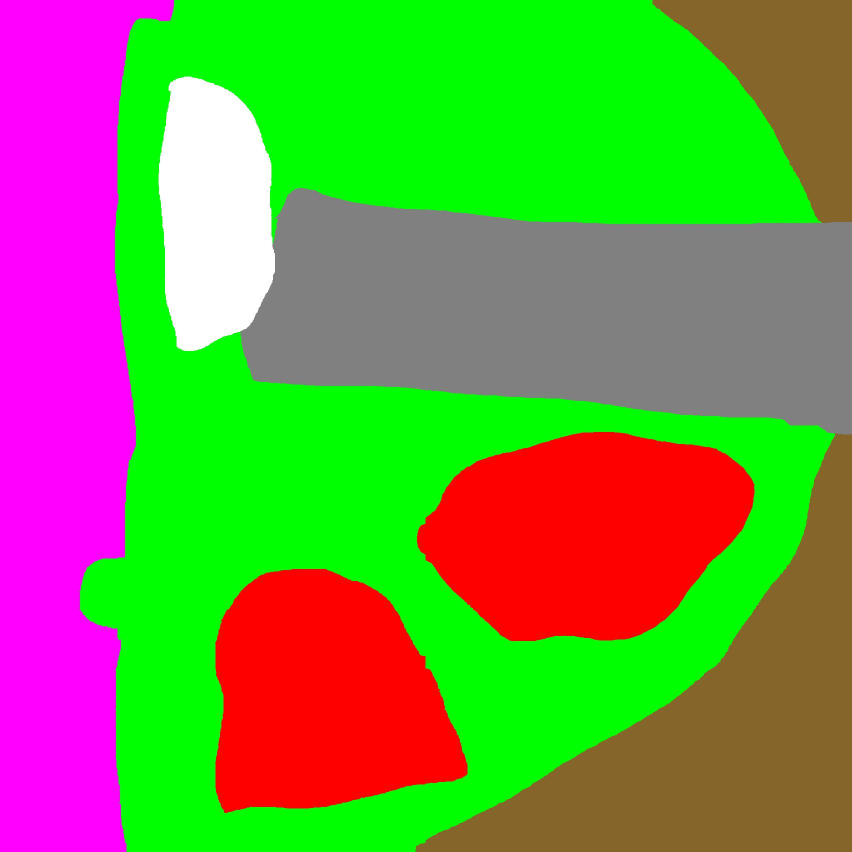
%> input picture truth_masks/bowl_truth.jpg, 1703 x 1703 px (shown at 1/2 size); its folder holds 4 pictures in this run
$ octave truth_rand_index.m   (GNU Octave 9; MATLAB toolbox functions it lacks are replaced by stand-ins)
%> lines starting %> are read from the running program, lines starting %| are printed output that depends on the picture
### rand_index.m
%this is a function downloaded from the matlab file exchange,
%https://www.mathworks.com/matlabcentral/fileexchange/49908-adjusted-rand-index
function ri = rand_index(p1, p2, varargin)
%RAND_INDEX Computes the rand index between two partitions.
%   RAND_INDEX(p1, p2) computes the rand index between partitions p1 and
%   p2. Both p1 and p2 must be specified as N-by-1 or 1-by-N vectors in
%   which each elements is an integer indicating which cluster the point
%   belongs to.
%
%   RAND_INDEX(p1, p2, 'adjusted') computes the adjusted rand index
%   between partitions p1 and p2. The adjustment accounts for chance
%   correlation.
    %% Parse the input and throw errors
    % Check inputs
    adj = 0;
    if nargin == 0
        error('Arguments must be supplied.');
    end
    if nargin == 1
        error('Two partitions must be supplied.');
    end
    if nargin > 3
        error('Too many input arguments');
    end
    if nargin == 3
        if strcmp(varargin{1}, 'adjusted')
            adj = 1;
        else
            error('%s is an unrecognized argument.', varargin{1});
        end
    end
    if length(p1)~=length(p2)
        error('Both partitions must contain the same number of points.');
    end
    % Check if arguments need to be flattened
    if length(p1)~=numel(p1)
        p1 = p1(:);
        warning('The first partition was flattened to a 1D vector.')
    end
    if length(p2)~=numel(p2)
        p2 = p2(:);
        warning('The second partition was flattened to a 1D vector.')
    end
    % Check for integers
    if isreal(p1) && all(rem(p1, 1)==0)
        % all is well
    else
        warning('The first partition contains non-integers, which may make the results meaningless. Attempting to continue calculations.');
    end
    if isreal(p2) && all(rem(p2, 1)==0)
        % all is well
    else
        warning('The second partition contains non-integers, which may make the results meaningless. Attempting to continue calculations.');
    end
	%% Preliminary computations and cleansing of the partitions
    N = length(p1);
    [~, ~, p1] = unique(p1);
    N1 = max(p1);
    [~, ~, p2] = unique(p2);
    N2 = max(p2);
    %% Create the matching matrix
    for i=1:1:N1
        for j=1:1:N2
            G1 = find(p1==i);
            G2 = find(p2==j);
            n(i,j) = length(intersect(G1,G2));
        end
    end
    %% If required, calculate the basic rand index
    if adj==0
        ss = sum(sum(n.^2));
        ss1 = sum(sum(n,1).^2);
        ss2 =sum(sum(n,2).^2);
        ri = (nchoosek2(N,2) + ss - 0.5*ss1 - 0.5*ss2)/nchoosek2(N,2);
    end
    %% Otherwise, calculate the adjusted rand index
    if adj==1
        ssm = 0;
        sm1 = 0;
        sm2 = 0;
        for i=1:1:N1
            for j=1:1:N2
                ssm = ssm + nchoosek2(n(i,j),2);
            end
        end
        temp = sum(n,2);
        for i=1:1:N1
            sm1 = sm1 + nchoosek2(temp(i),2);
        end
        temp = sum(n,1);
        for i=1:1:N2
            sm2 = sm2 + nchoosek2(temp(i),2);
        end
        NN = ssm - sm1*sm2/nchoosek2(N,2);
        DD = (sm1 + sm2)/2 - sm1*sm2/nchoosek2(N,2);
        % Special case to handle perfect partitions
        if (NN == 0 && DD==0)
            ri = 1;
        else
            ri = NN/DD;
        end
    end
    %% Special definition of n choose k
    function c = nchoosek2(a,b)
        if a>1
            c = nchoosek(a,b);
        else
            c = 0;
        end
    end
end

### truth_rand_index.m
%this just finds the rand index of the truth masks vs the various spectral
%clustering results
clc
clearvars
load final_data.mat %data stored from the pipeline
%C CTI EM EMTI GC GCTI
d=dir('truth_masks\*.jpg'); %wherever truth masks are stored
rand_scores=zeros(10,6);


%make sure the number of pixels is consistent!!
num_pixels=500;
for I=1:length(d)
    im=imread([d(I).folder,'\',d(I).name]);
%> im is the input picture: size 1703x1703x3 uint8; mean R, G, B 115.4, 145.9, 69.9
    count=numel(im)/3./[1:100].^2;
    [u, v]=min(abs(count-num_pixels));
%> u = 2.11; v = 76
    im=im(1:v:end,1:v:end,:);
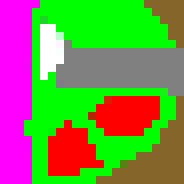
%> im: size 23x23x3 uint8 (shown 8 times larger); mean R, G, B 121, 139.3, 77.1
    truth=im;

    truth=reshape(truth,[],3);
%> truth = 529 rows, first 12: [255 0 254; 255 0 254; 255 0 254; 255 0 254; 255 0 254; 255 0 254; 255 0 254; 255 0 254; 255 0 254; 255 0 254; 255 0 254; 255 0 254]
    [~,~,true_labels]=unique(truth,'rows');
%> true_labels = 529 values, max 38 at index 119, min 1 at index 155, mean 17.18
    for J=1:6
        data=final_data{I,J};
        data=reshape(data,[],3);
        [~,~,labels]=unique(data,'rows');
        rand_scores(I,J)=rand_index(labels,true_labels);
    end
%> after the loop, rand_scores = 10 rows, first 8: [0.62 0.831 0.746 0.712 0.628 0.624; 0 0 0 0 0 0; 0 0 0 0 0 0; 0 0 0 0 0 0; 0 0 0 0 0 0; 0 0 0 0 0 0; 0 0 0 0 0 0; 0 0 0 0 0 0]


end
%> pass 2 of the loop `for I=1:length(d)`:
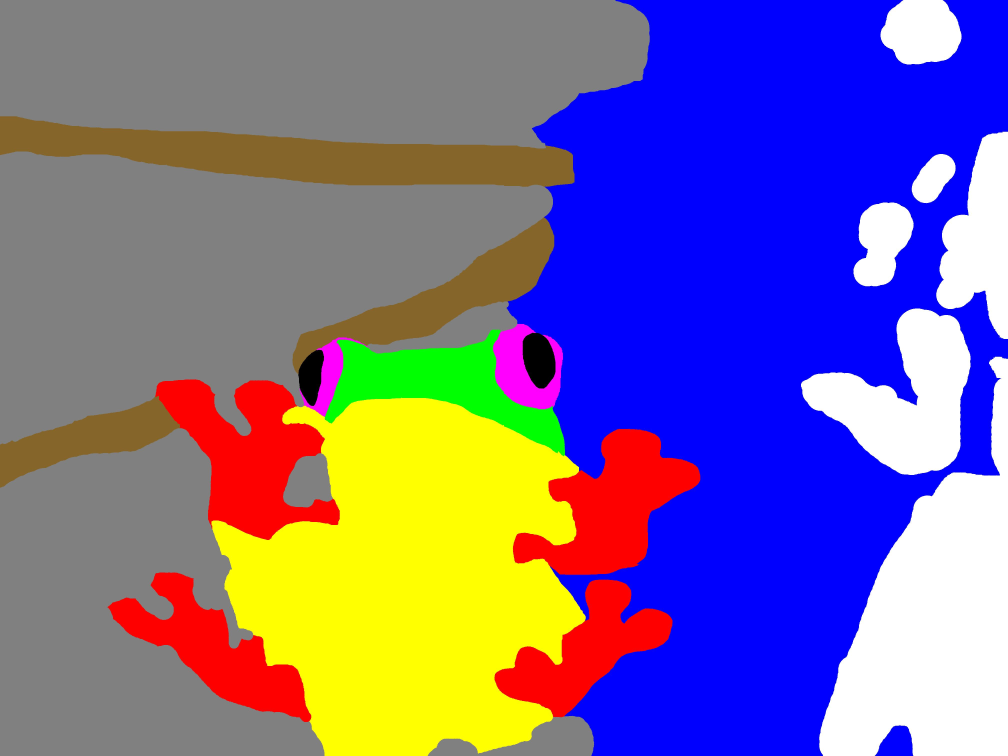
%> input picture truth_masks/glass_truth.jpg, 4032 x 3024 px (shown at 1/4 size)
%> `im=im(1:v:end,1:v:end,:);`:
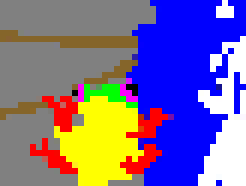
%> im: size 31x41x3 uint8 (shown 6 times larger); mean R, G, B 122.2, 107.2, 152.1
%> truth = 1271 rows, first 12: [128 128 128; 128 128 128; 128 128 128; 128 128 128; 128 128 128; 133 101 42; 133 101 42; 128 128 128; 128 128 128; 128 128 128; 128 128 128; 128 128 128]
%> true_labels = 1271 values, max 74 at index 1040, min 1 at index 388, mean 33.04
%> after the loop `for J=1:6`: rand_scores = 10 rows, first 8: [0.62 0.831 0.746 0.712 0.628 0.624; 0.715 0.721 0.763 0.683 0.512 0.615; 0 0 0 0 0 0; 0 0 0 0 0 0; 0 0 0 0 0 0; 0 0 0 0 0 0; 0 0 0 0 0 0; 0 0 0 0 0 0]
%> pass 3 of the loop `for I=1:length(d)`:
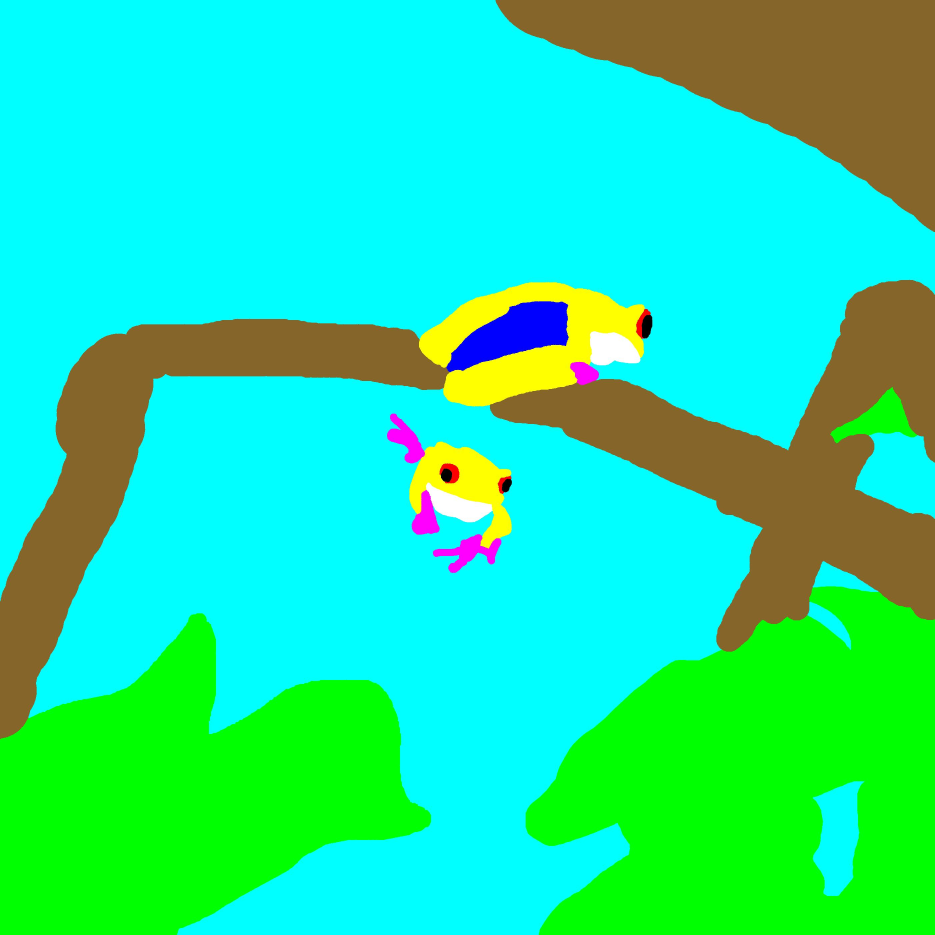
%> input picture truth_masks/two_dark_truth.jpg, 2804 x 2804 px (shown at 1/3 size)
%> `im=im(1:v:end,1:v:end,:);`:
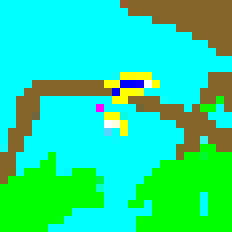
%> im: size 29x29x3 uint8 (shown 8 times larger); mean R, G, B 30.4, 225.5, 154
%> truth = 841 rows, first 12: [0 255 255; 0 255 255; 0 255 255; 0 255 255; 0 255 255; 0 255 255; 0 255 255; 0 255 255; 0 255 255; 0 255 255; 0 255 255; 0 255 255]
%> true_labels = 841 values, max 52 at index 393, min 1 at index 418, mean 14.87
%> after the loop `for J=1:6`: rand_scores = 10 rows, first 8: [0.62 0.831 0.746 0.712 0.628 0.624; 0.715 0.721 0.763 0.683 0.512 0.615; 0.62 0.578 0.628 0.662 0.664 0.649; 0 0 0 0 0 0; 0 0 0 0 0 0; 0 0 0 0 0 0; 0 0 0 0 0 0; 0 0 0 0 0 0]
%> the loop made 4 passes; the first 3 are shown
